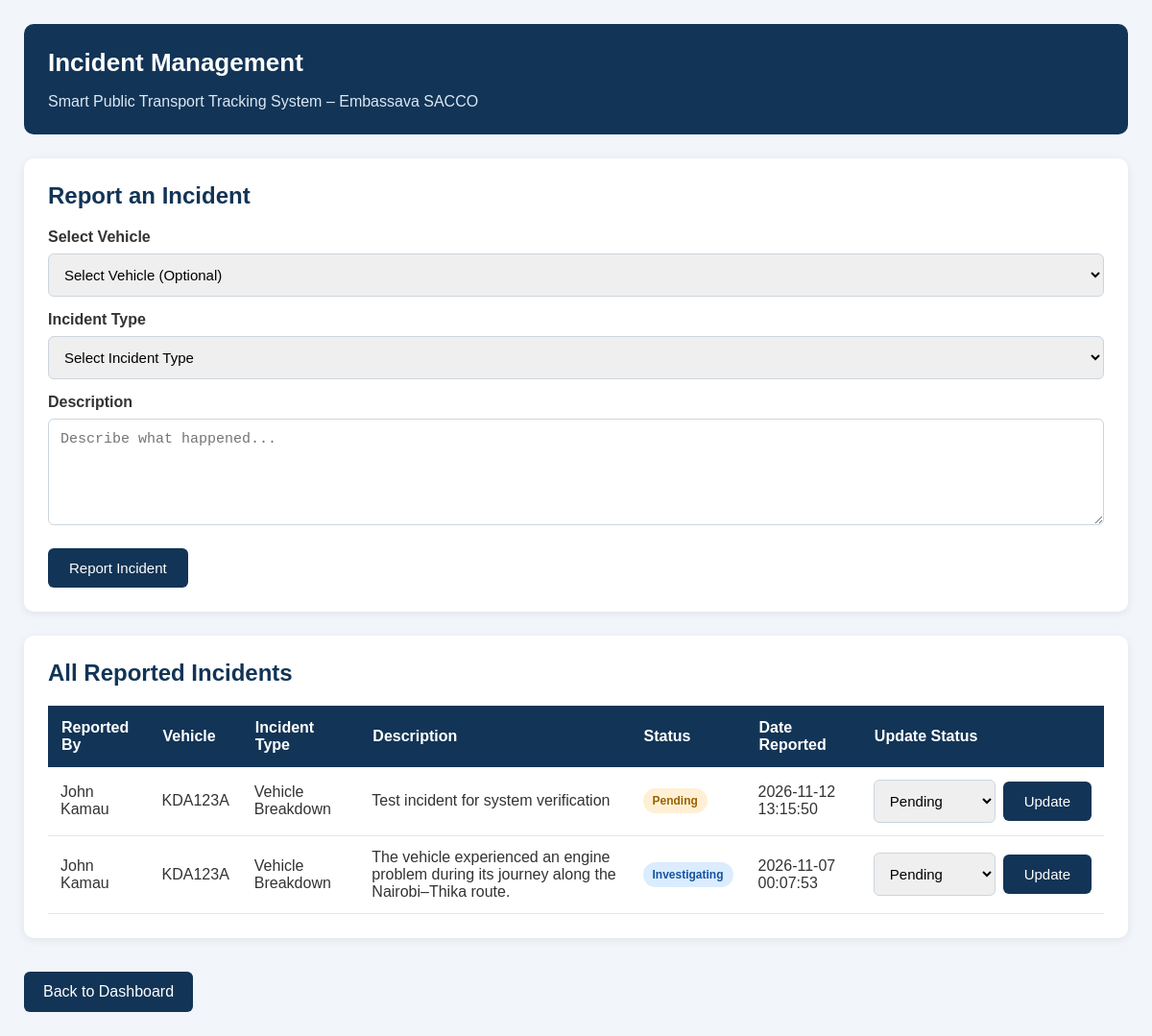
The page /incidents.php (signed in) on the database its author committed.
### tables this page shows
CREATE TABLE `incidents` (
  `incident_id` int(11) NOT NULL,
  `user_id` int(11) DEFAULT NULL,
  `vehicle_id` int(11) DEFAULT NULL,
  `incident_type` varchar(100) NOT NULL,
  `description` text NOT NULL,
  `status` enum('pending','investigating','resolved') DEFAULT 'pending',
  `reported_at` timestamp NULL DEFAULT current_timestamp()
);

CREATE TABLE `users` (
  `user_id` int(11) NOT NULL,
  `full_name` varchar(100) NOT NULL,
  `email` varchar(100) NOT NULL,
  `phone` varchar(20) DEFAULT NULL,
  `password` varchar(255) NOT NULL,
  `role` enum('admin','dispatcher','driver','passenger') DEFAULT 'passenger',
  `created_at` timestamp NULL DEFAULT current_timestamp()
);

CREATE TABLE `vehicles` (
  `vehicle_id` int(11) NOT NULL,
  `registration_number` varchar(30) NOT NULL,
  `vehicle_model` varchar(100) DEFAULT NULL,
  `capacity` int(11) DEFAULT NULL,
  `status` enum('active','inactive','maintenance') DEFAULT 'active',
  `driver_id` int(11) DEFAULT NULL
);

### incidents.php (the view, shortened to what this page needs)
<?php
require_once 'db_connect.php';
$is_admin = isset($_SESSION['role']) && $_SESSION['role'] === 'admin';
if ($is_admin) {
    $incidents = $conn->query(
        "SELECT i.*, u.full_name, v.registration_number
         FROM incidents i
         LEFT JOIN users u ON i.user_id = u.user_id
         LEFT JOIN vehicles v ON i.vehicle_id = v.vehicle_id
         ORDER BY i.reported_at DESC"
    );
}
?>
<!DOCTYPE html>
<html lang="en">
<head>
</head>
<body>
<div class="page-container">
    <div class="page-header">
        <h1>Incident Management</h1>
        <p>Smart Public Transport Tracking System – Embassava SACCO</p>
    </div>
    <div class="card">
        <h2>Report an Incident</h2>
        <form method="POST">
            <label>Select Vehicle</label>
            <select name="vehicle_id">
                <option value="">Select Vehicle (Optional)</option>
            </select>
            <label>Incident Type</label>
            <select name="incident_type" required>
                <option value="">Select Incident Type</option>
            </select>
            <label>Description</label>
            <textarea name="description"
                      rows="5"
                      placeholder="Describe what happened..."
                      required></textarea>
            <button type="submit" name="report_incident"
                    class="report-button">
                Report Incident
            </button>
        </form>
    </div>
    <div class="card">
        <h2>
            <?php echo $is_admin ? "All Reported Incidents" : "My Reported Incidents"; ?>
        </h2>
        <div class="table-wrapper">
            <table>
                <tr>
                    <?php if ($is_admin): ?>
                        <th>Reported By</th>
                    <?php endif; ?>
                    <th>Vehicle</th>
                    <th>Incident Type</th>
                    <th>Description</th>
                    <th>Status</th>
                    <th>Date Reported</th>
                    <?php if ($is_admin): ?>
                        <th>Update Status</th>
                    <?php endif; ?>
                </tr>
                <?php while ($incident = $incidents->fetch_assoc()): ?>
                    <tr>
                        <?php if ($is_admin): ?>
                            <td>
                                <?php echo htmlspecialchars($incident['full_name'] ?? 'Unknown'); ?>
                            </td>
                        <?php endif; ?>
                        <td>
                            <?php echo htmlspecialchars($incident['registration_number'] ?? 'Not specified'); ?>
                        </td>
                        <td>
                            <?php echo htmlspecialchars($incident['incident_type']); ?>
                        </td>
                        <td>
                            <?php echo htmlspecialchars($incident['description']); ?>
                        </td>
                        <td>
                            <span class="status <?php echo htmlspecialchars($incident['status']); ?>">
                                <?php echo htmlspecialchars($incident['status']); ?>
                            </span>
                        </td>
                        <td>
                            <?php echo htmlspecialchars($incident['reported_at']); ?>
                        </td>
                        <?php if ($is_admin): ?>
                            <td>
                                <form method="POST" class="update-form">
                                    <select name="status">
                                        <option value="pending">Pending</option>
                                    </select>
                                    <button type="submit" name="update_status">
                                        Update
                                    </button>
                                </form>
                            </td>
                        <?php endif; ?>
                    </tr>
                <?php endwhile; ?>
            </table>
        </div>
    </div>
    <a href="dashboard.php" class="dashboard-link">
        Back to Dashboard
    </a>
</div>
</body>
</html>

### incidents.php (style rules this page uses)
* { box-sizing: border-box; }
body { font-family: Arial, sans-serif; background: #f2f5f9; margin: 0; padding: 25px; color: #333; }
.page-container { max-width: 1200px; margin: auto; }
.page-header { background: #123456; color: white; padding: 25px; border-radius: 10px; margin-bottom: 25px; }
.page-header h1 { margin: 0; font-size: 26px; }
.page-header p { margin-bottom: 0; color: #dce8f5; }
.card { background: white; padding: 25px; border-radius: 10px; box-shadow: 0 2px 10px rgba(0,0,0,0.08); margin-bottom: 25px; }
h2 { color: #123456; margin-top: 0; }
label { display: block; margin: 15px 0 8px; font-weight: bold; }
input, select, textarea { width: 100%; padding: 12px; border: 1px solid #ccd5df; border-radius: 6px; font-size: 15px; }
textarea { resize: vertical; }
button { background: #123456; color: white; border: none; padding: 12px 22px; border-radius: 6px; cursor: pointer; font-size: 15px; }
.report-button { margin-top: 20px; }
.table-wrapper { overflow-x: auto; }
table { width: 100%; border-collapse: collapse; min-width: 750px; }
th { background: #123456; color: white; padding: 14px; text-align: left; }
td { padding: 13px; border-bottom: 1px solid #e5e5e5; }
.status { display: inline-block; padding: 6px 10px; border-radius: 20px; font-size: 12px; font-weight: bold; text-transform: capitalize; }
.pending { background: #fff0d5; color: #9a6200; }
.investigating { background: #dcecff; color: #1554a0; }
.update-form { display: flex; gap: 8px; align-items: center; }
.update-form select { min-width: 125px; }
.dashboard-link { display: inline-block; background: #123456; color: white; padding: 12px 20px; text-decoration: none; border-radius: 6px; margin-top: 10px; }

### rows shown on the page
incidents: user.full_name "John Kamau", vehicle.registration_number "KDA123A", incident_type "Vehicle Breakdown", description "Test incident for system verification", status "Pending", reported_at "2026-11-12 13:15:50"
incidents: user.full_name "John Kamau", vehicle.registration_number "KDA123A", incident_type "Vehicle Breakdown", description "The vehicle experienced an engine problem during its journey along the Nairobi–Thika route.", status "Investigating", reported_at "2026-11-07 00:07:53"
